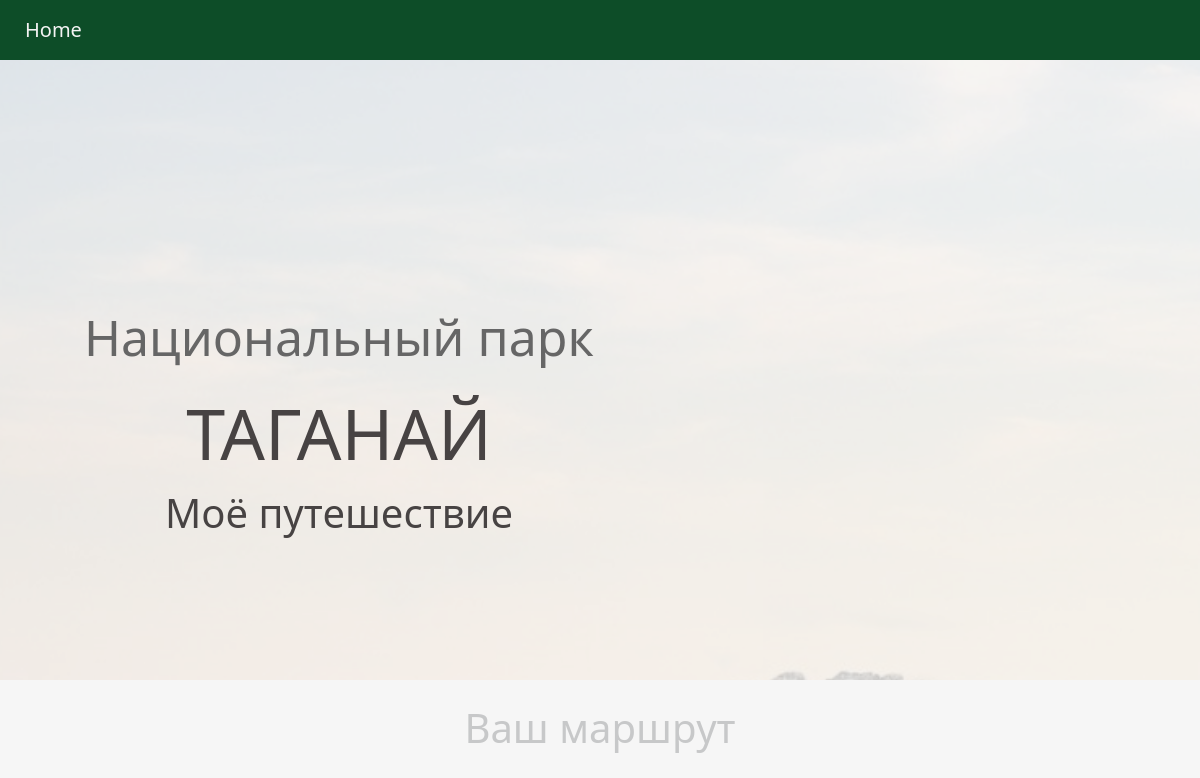
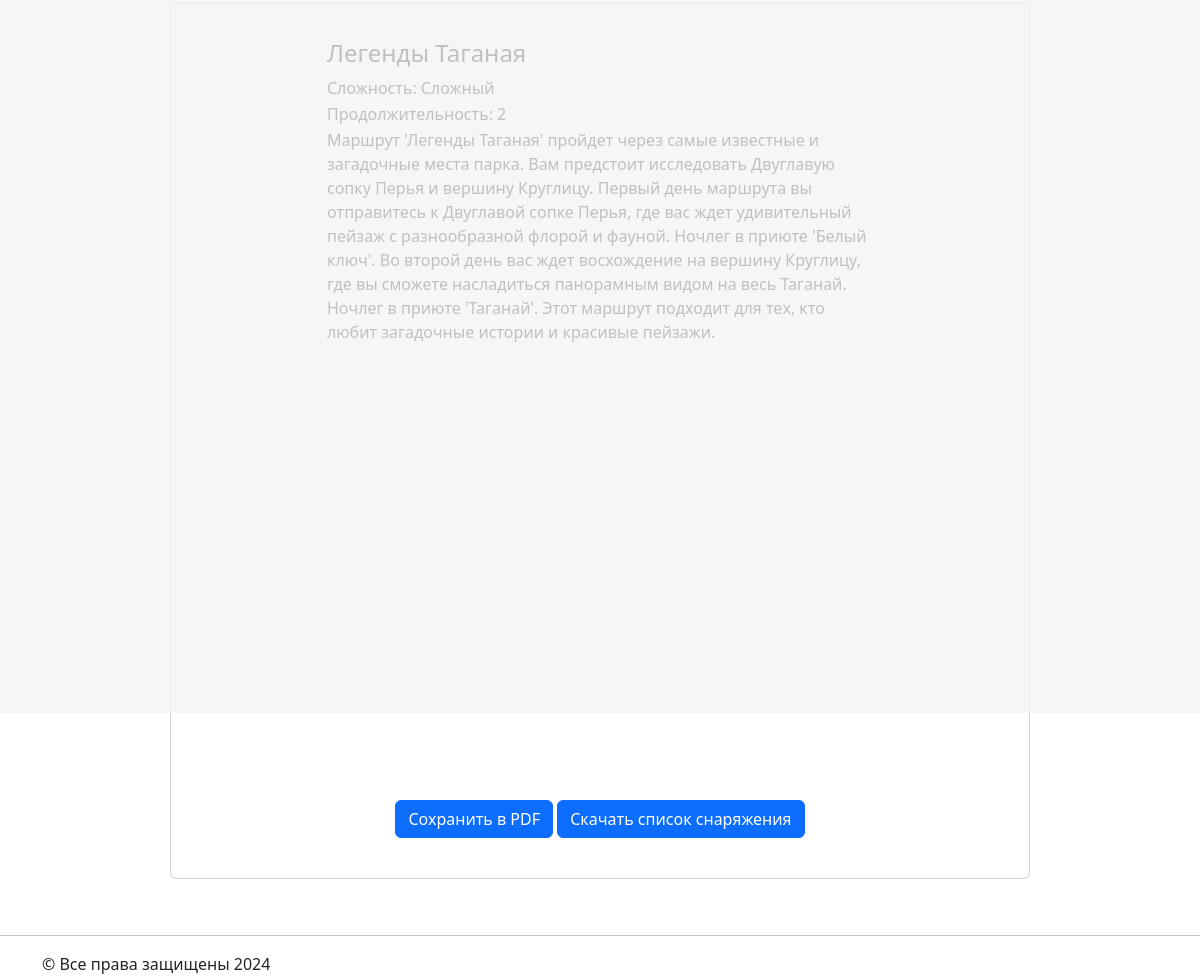
/route/110/, run on the app's committed database (2 pictures, top to bottom).
### naturetrail/models.py (models this page shows)
class Route(models.Model):
    DIFICULT_CHOICES = (
        ("Лёгкий", "Лёгкий"),
        ("Средний", "Средний"),
        ("Сложный", "Сложный"),
        ("Выживание", "Выживание"),
    )
    name = models.CharField(max_length=320, default='generated-route')
    duration = models.PositiveSmallIntegerField()
    level_of_hardness = models.CharField(max_length=20,
                                         choices=DIFICULT_CHOICES, )
    description = models.TextField()
    price_of_accommodation = models.PositiveSmallIntegerField(default=0)
    picture = models.ImageField(upload_to='naturetrail/static/images', null=True)
    equipment = models.FileField(upload_to='naturetrail/static/equipments',null=True)
    water = models.CharField(max_length=320)
    points = models.ManyToManyField('Point', through='RoutePoint')

### naturetrail/views.py (the view)
# urls.py: path('route/<int:route_id>/', views.route_detail, name='route_detail'),
def route_detail(request, route_id):
    try:
        route = Route.objects.get(pk=route_id)
        data = prepare_data_for_ready_route(route)
    except Route.DoesNotExist:
        return render(request, 'error.html', {'error_message': 'Маршрут не найден'})
    print(data)
    return render(request, 'route_detail.html', data)

### naturetrail/views.py (called while the page is built)
def prepare_data_for_ready_route(_route):
    original_picture_path = _route.picture.name
    to_remove = "naturetrail/static/"
    picture_path = original_picture_path.removeprefix(to_remove)
    points = _route.points.all()
    equipment_file = _route.equipment
    points_data = [{'name': point.name, 'latitude': point.latitude, 'longitude': point.longitude} for point in points]
    return {
        'form': "form",
        'description_h': _route.description,
        'picture_h': picture_path,
        'name_h': _route.name,
        'dificult_h': _route.level_of_hardness,
        'water_h': _route.water,
        'duration_h': _route.duration,
        'points_data': json.dumps(points_data),
        'equipment_content': equipment_file
    }

### naturetrail/templates/route_detail.html (shortened to what this page needs)
<!DOCTYPE html>
<html lang="en">
<head>
    {% load static %}
    <link href="{% static 'css/bootstrap.min.css' %}" rel="stylesheet" type="text/css">
    <link href="/static/css/main.css" rel="stylesheet" type="text/css">
</head>
<body>
<nav class="navbar navbar-expand-lg fixed-top" id="menu">
    <a class="navbar-brand" href="/">Home</a>
</nav>
<header class="header_route_detail">
    <div class="overlay_route_detail"></div>
    <div class="container">
        <div class="row">
            <div class="col-md-6 d-flex justify-content-between">
                <div class="description text-center">
                    <h3>
                        <p>
                            Национальный парк
                        </p>
                        ТАГАНАЙ
                    </h3>
                    <div class="preview2">Моё путешествие</div>
                </div>
            </div>
        </div>
    </div>
</header>
<div class="gener" id="gener">
    <div class="container">
        <h1 class="text-center mt-4">Ваш маршрут</h1>
        <div class="row">
            <div class="one">
                <div class="card" id="card">
                    <div class="card-body" id="card-body">
                        <h4 class="card-title">{{name_h}}</h4>
                        <p class="card1-text">Сложность: {{ dificult_h }}</p>
                        <p class="card1-text">Продолжительность: {{ duration_h }}</p>
                        <p class="card-text4">{{ description_h }}</p>
                    </div>
                    <div id="map" style="width: 600px; height: 400px"></div>
                    <div class="container text-center mt-4">
                        <button id="save-pdf" class="btn btn-primary">Сохранить в PDF</button>
                        <button id="download-equipment" data-equipment-file="{{ equipment_content }}" class="btn btn-primary">Скачать список снаряжения</button>
                    </div>
                </div>
            </div>
        </div>
    </div>
</div>
<hr>
<footer class="container">
    &copy; Все права защищены 2024
</footer>
</body>
</html>

### naturetrail/static/css/main.css (style rules this page uses)
.navbar { background:#0d4d28; padding: 10px 10px 10px 10px; }
.nav-link , .navbar-brand { margin-left: 15px; color: #f4f4f4; cursor: pointer; }
.header_route_detail { height: 85vh; background-image: url('/static/img/taganay_main_fon1.jpg'); background-attachment: fixed; background-size: cover; background-position: center; }
.overlay_route_detail { position: absolute; height: 85%; min-width: 100%; left: 0; top: 0; background: rgba(244, 244, 244, 0.79); z-index: 1; }
.description { position: absolute; top: 15%; margin: 5px 30px 30px 10px; padding: 2em; z-index: 2; }
.description h3 { font-size: 70px; color:#474343 ; }
.description p { text-align: center; color:#666; font-size: 50px; width:100%; line-height: 1.5; }
.card1-text { margin-bottom:2px; color:#000000; }
.preview2 { font-size: 40px; color:#474343; }
.one { padding: 20px 140px 40px 140px; text-aligin:center; }
.gener .card { padding: 20px 140px 40px 140px; }
.card-text4 { font-size:18; }
.card-body { text-decoration: none; color: black; }

### data on the page
Route: name "Легенды Таганая", level_of_hardness "Сложный", description "Маршрут 'Легенды Таганая' пройдет через самые известные и загадочные места парка. Вам предстоит исследовать Двуглавую сопку Перья и вершину Круглицу. Первый день маршрута вы отправитесь к Двуглавой сопке Перья, где вас ждет удивительный пейзаж с разнообразной флорой и фауной. Ночлег в приюте 'Белый ключ'. Во второй день вас ждет восхождение на вершину Круглицу, где вы сможете насладиться панорамным видом на весь Таганай. Ночлег в приюте 'Таганай'. Этот маршрут подходит для тех, кто любит загадочные истории и красивые пейзажи."

### other printed values
{{ duration_h }} "2"
